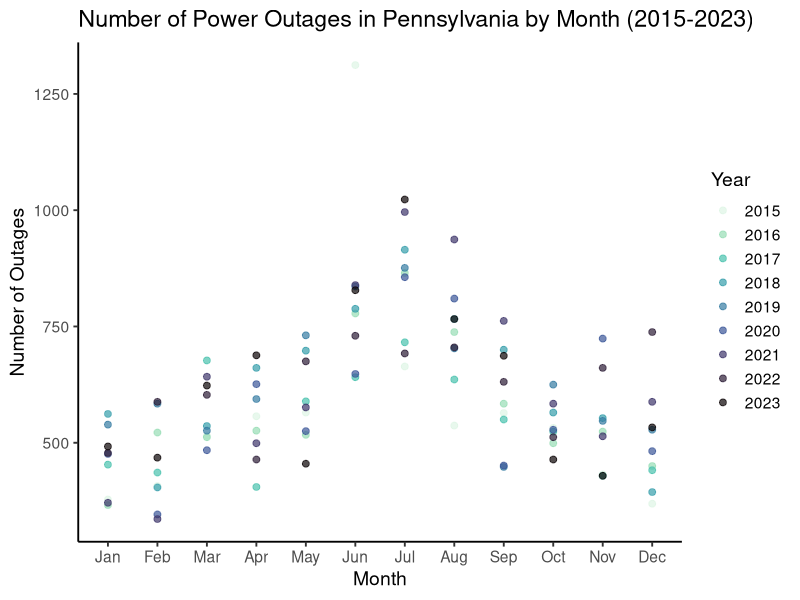
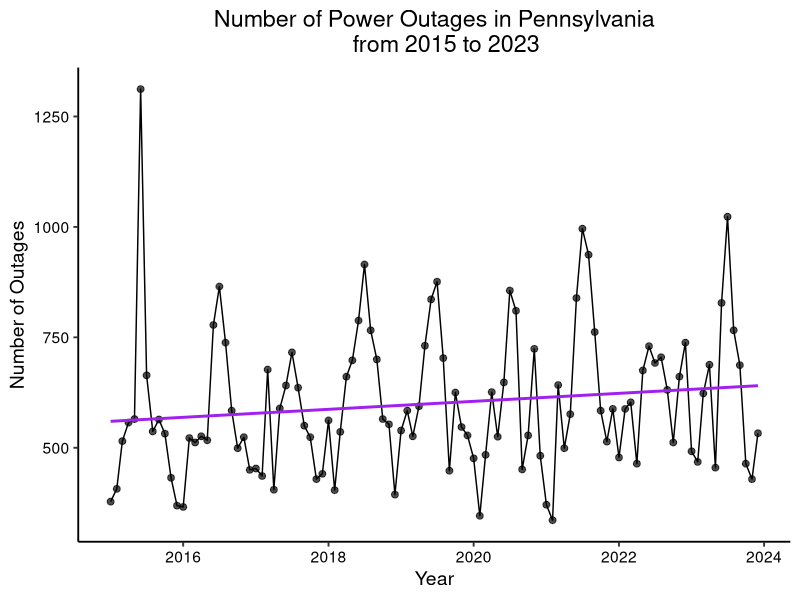
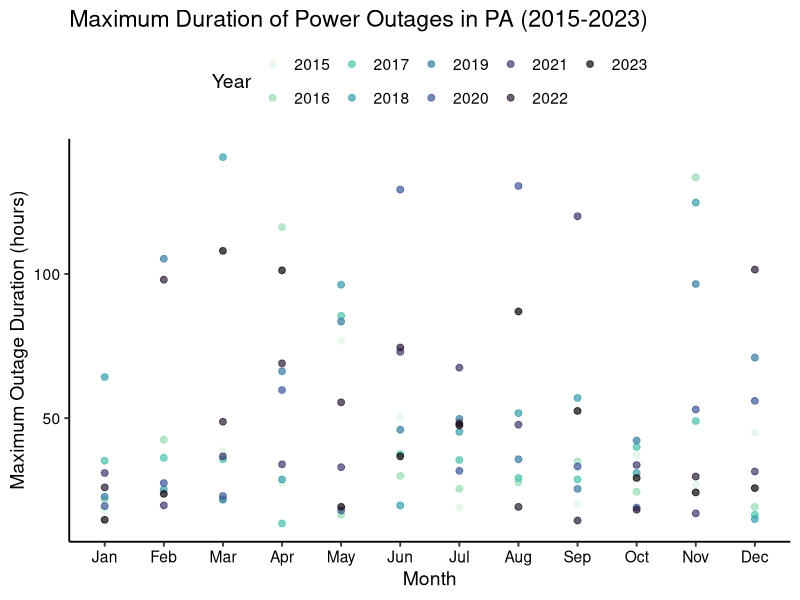
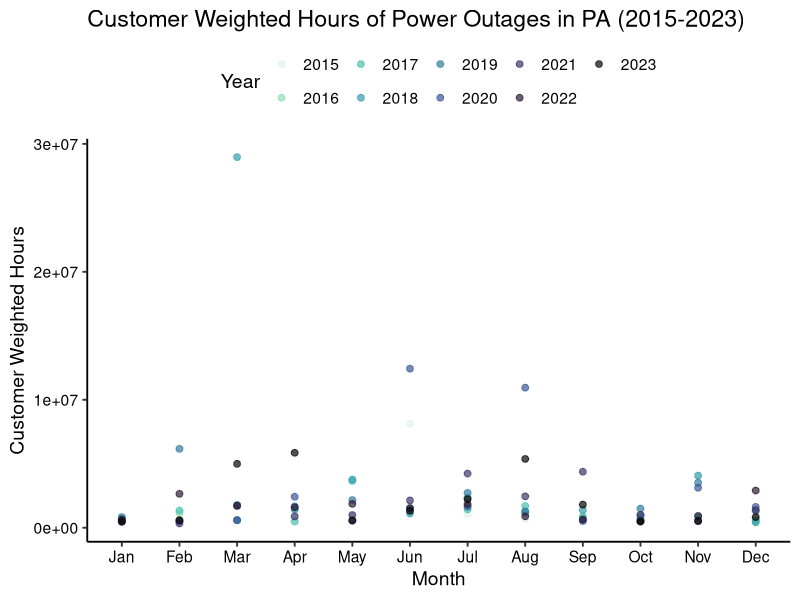

Recreate these plots in R, in order.
## ---- chunk 1
knitr::opts_chunk$set(echo = TRUE)
## ---- chunk 2
library(tidyverse)
library(lubridate)
library(here)
library(viridis)
## ---- chunk 3
#read in processed PA data
outage_group_PA <- read.csv(here('Data/Processed/outage_group_PA.csv'), 
                    stringsAsFactors = TRUE)
#Set Theme
mytheme <- theme_classic(base_size = 14) +
  theme(axis.text = element_text(color = "black"), 
        legend.position = "top")
theme_set(mytheme)

#Format Date  
outage_group_PA$date <- ymd(outage_group_PA$date)

## ---- chunk 4
# Monthly plot
PA_monthly_plot <- outage_group_PA %>% 
  ggplot(aes(
    x = factor(month, levels = 1:12, labels = month.abb),
    y = outage_count,
    color = factor(year)  # factor ensures discrete colors
  )) +
  geom_point(size = 2, alpha = 0.7) +
  scale_color_viridis(
    option = "mako", 
    direction = -1,
    discrete = TRUE  # important for discrete years
  ) +
  labs(
    title = "Number of Power Outages in Pennsylvania by Month (2015-2023)",
    y = "Number of Outages",
    x = "Month",
    color = "Year"
  ) +
  theme_classic(base_size = 14)

PA_monthly_plot
## ---- chunk 5
#Pennsylvania Yearly Power Outage
monthly_outages_PA <- outage_group_PA %>%
  mutate(
    year = year(date),
    month = month(date),
    year_month = as.Date(paste(year, month, "01", sep = "-"))
  ) %>%
  group_by(year_month) %>%
  summarise(outage_count = sum(outage_count))

monthly_outages_plot_PA <- ggplot(
  monthly_outages_PA, aes(x = year_month, y = outage_count)) +
  geom_point(size = 2, alpha = 0.7)+
  geom_line() +
  labs(
    title = "Number of Power Outages in Pennsylvania
    from 2015 to 2023",
    x = "Year", 
    y = "Number of Outages") +
  geom_smooth(method = "lm", se = FALSE, color = "purple")+
  theme(plot.title = element_text(hjust = 0.5))

monthly_outages_plot_PA
## ---- chunk 6
#Monthly Duration of outages
PA_monthly_duration2<- outage_group_PA %>% 
  ggplot(aes(
    x = factor(month, levels = 1:12, labels = month.abb),
    y = max_outage_duration,
    color = factor(year))) +
  geom_point(size = 2, alpha = 0.7) +
  scale_color_viridis(
    option = "mako", 
    direction = -1,
    discrete = TRUE) +
  labs(
    title = "Maximum Duration of Power Outages in PA (2015-2023)",
    y = "Maximum Outage Duration (hours)",
    x = "Month",
    color = "Year" )

PA_monthly_duration2
## ---- chunk 7
#Customer Weighted Hours by month
PA_weighted_customers_hours<- outage_group_PA %>% 
  ggplot(aes(
    x = factor(month, levels = 1:12, labels = month.abb),
    y = customer_weighted_hours,
    color = factor(year))) +
  geom_point(size = 2, alpha = 0.7) +
  scale_color_viridis(
    option = "mako", 
    direction = -1,
    discrete = TRUE) +
  labs(
    title = "Customer Weighted Hours of Power Outages in PA (2015-2023)",
    y = "Customer Weighted Hours",
    x = "Month",
    color = "Year" )

PA_weighted_customers_hours
